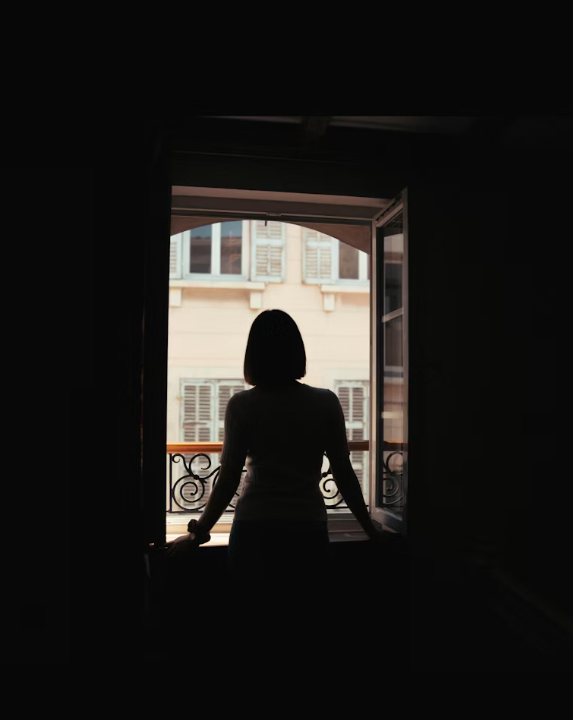
#> input picture images/girl.png, 573 x 720 px
$ python q4.py
#> lines starting #> are read from the running program, lines starting #| are printed output that depends on the picture; after the words box and inside, x2 and y2 are one past the last pixel; in counts of white or black regions, pixels touching at a corner belong together
import cv2
import numpy as np
import matplotlib.pyplot as plt
import os

BASE_DIR = os.path.dirname(os.path.dirname(__file__))
IMG_PATH = os.path.join(BASE_DIR, "images", "girl.png")
OUT_DIR = os.path.join(BASE_DIR, "outputs", "q4")

os.makedirs(OUT_DIR, exist_ok=True)

print(IMG_PATH)
print(os.path.exists(IMG_PATH))

# Load image
img = cv2.imread(IMG_PATH)
#> img is the input picture: shape (720, 573, 3); mean B, G, R 25.7, 27.9, 29.7
print("Image object:", img)
#> (printed output is left out)
gray = cv2.cvtColor(img, cv2.COLOR_BGR2GRAY)
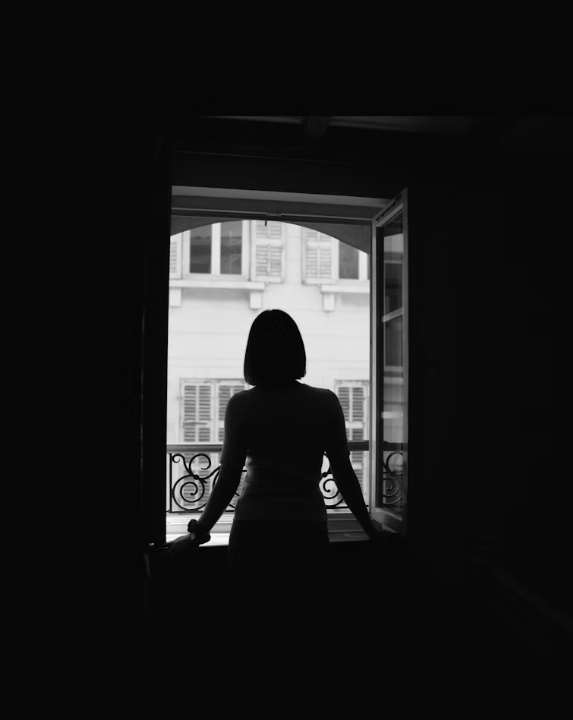
#> gray: shape (720, 573); min 0, max 253, mean 28.2

cv2.imwrite(os.path.join(OUT_DIR, "gray.png"), gray)

# Otsu thresholding
threshold_value, binary_mask = cv2.threshold(
    gray, 0, 255, cv2.THRESH_BINARY + cv2.THRESH_OTSU
)
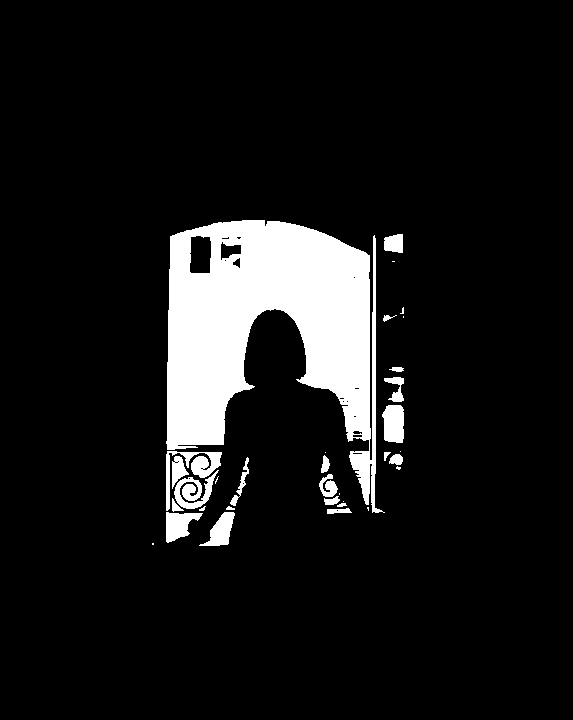
#> binary_mask: shape (720, 573); 9.5% white; 33 white regions (12 under 20 px), largest, box (x1, y1, x2, y2) and area: (166, 220, 385, 513) 33591, (166, 451, 222, 511) 894, (174, 470, 219, 509) 786
#> threshold_value = 101

print("Otsu Threshold Value:", threshold_value)
#| Otsu Threshold Value: 101.0

cv2.imwrite(os.path.join(OUT_DIR, "binary_mask.png"), binary_mask)

foreground = cv2.bitwise_and(gray, gray, mask=binary_mask)
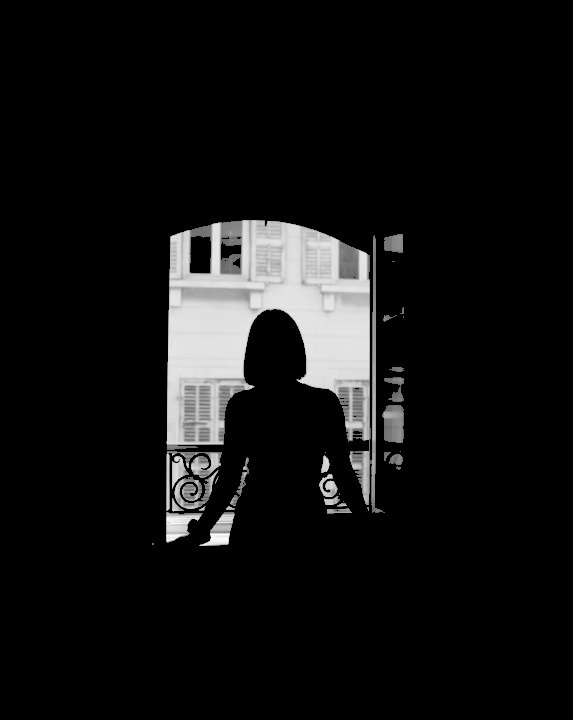
#> foreground: shape (720, 573); min 0, max 253, mean 18.2

cv2.imwrite(os.path.join(OUT_DIR, "foreground.png"), foreground)

# Apply histogram equalization
equalized = cv2.equalizeHist(gray)
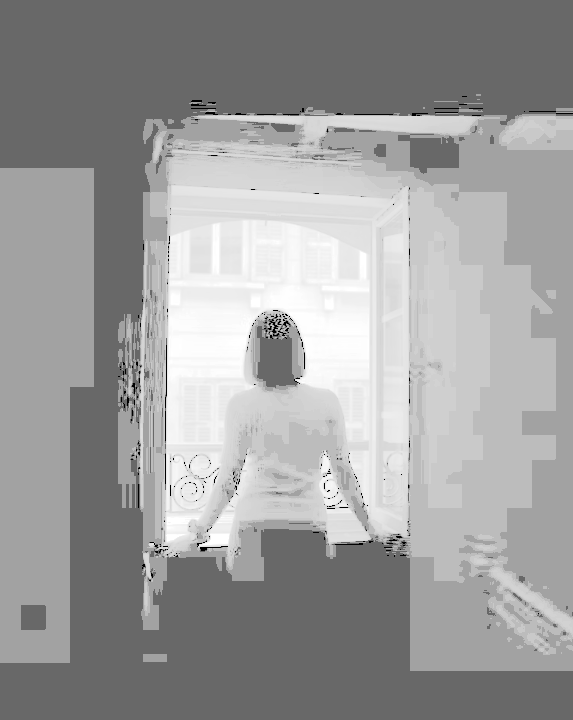
#> equalized: shape (720, 573); min 0, max 255, mean 156.8

# Apply only on foreground
result = gray.copy()
result[binary_mask == 255] = equalized[binary_mask == 255]
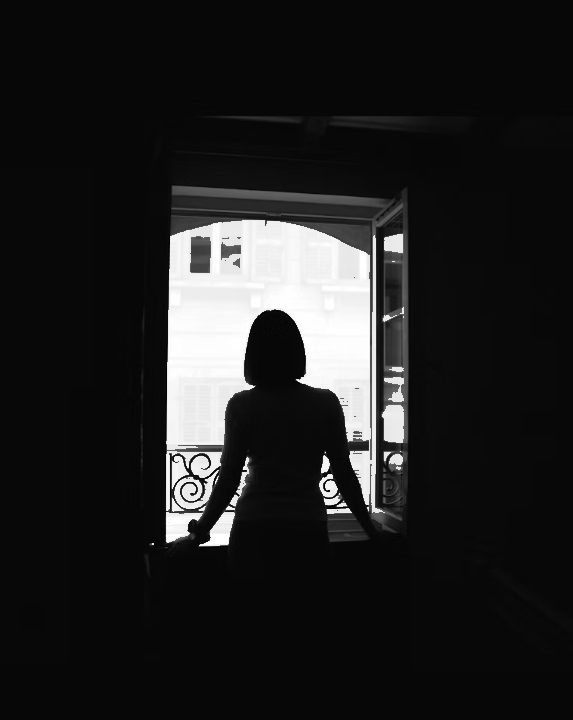
#> result: shape (720, 573); 9.54% of pixels changed, all inside (x1, y1, x2, y2) = (152, 220, 404, 546)

cv2.imwrite(os.path.join(OUT_DIR, "foreground_equalized.png"), result)
